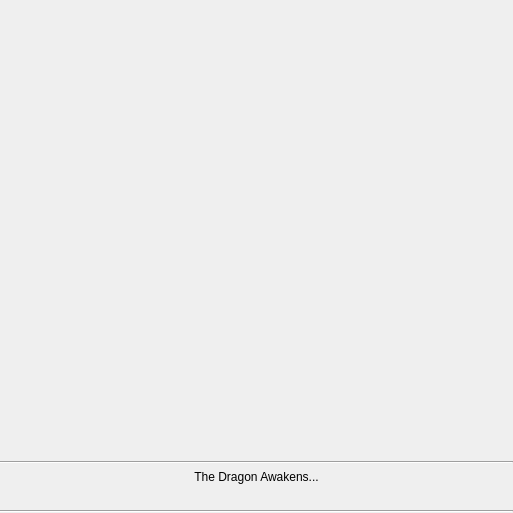
<?xml version="1.0" encoding="UTF-8"?>
<ui version="4.0">
 <class>ConnectionDialog</class>
 <widget class="QDialog" name="ConnectionDialog">
  <property name="windowModality">
   <enum>Qt::ApplicationModal</enum>
  </property>
  <property name="geometry">
   <rect>
    <x>0</x>
    <y>0</y>
    <width>513</width>
    <height>513</height>
   </rect>
  </property>
  <property name="windowTitle">
   <string>SilentDragon</string>
  </property>
  <property name="modal">
   <bool>true</bool>
  </property>
  <layout class="QVBoxLayout" name="verticalLayout">
   <property name="leftMargin">
    <number>0</number>
   </property>
   <property name="topMargin">
    <number>0</number>
   </property>
   <property name="rightMargin">
    <number>0</number>
   </property>
   <property name="bottomMargin">
    <number>0</number>
   </property>
   <item>
    <widget class="QLabel" name="topIcon">
     <property name="sizePolicy">
      <sizepolicy hsizetype="Expanding" vsizetype="Expanding">
       <horstretch>0</horstretch>
       <verstretch>0</verstretch>
      </sizepolicy>
     </property>
     <property name="text">
      <string notr="true"/>
     </property>
    </widget>
   </item>
   <item>
    <widget class="Line" name="line_2">
     <property name="orientation">
      <enum>Qt::Horizontal</enum>
     </property>
    </widget>
   </item>
   <item>
    <widget class="QLabel" name="status">
     <property name="text">
      <string>The Dragon Awakens...</string>
     </property>
     <property name="alignment">
      <set>Qt::AlignCenter</set>
     </property>
     <property name="wordWrap">
      <bool>true</bool>
     </property>
    </widget>
   </item>
   <item>
    <widget class="QLabel" name="statusDetail">
     <property name="text">
      <string/>
     </property>
     <property name="alignment">
      <set>Qt::AlignCenter</set>
     </property>
    </widget>
   </item>
   <item>
    <widget class="Line" name="line">
     <property name="orientation">
      <enum>Qt::Horizontal</enum>
     </property>
    </widget>
   </item>
  </layout>
 </widget>
 <customwidgets>
  <customwidget>
   <class>FilledIconLabel</class>
   <extends>QLabel</extends>
   <header>fillediconlabel.h</header>
  </customwidget>
 </customwidgets>
 <resources/>
 <connections/>
</ui>
